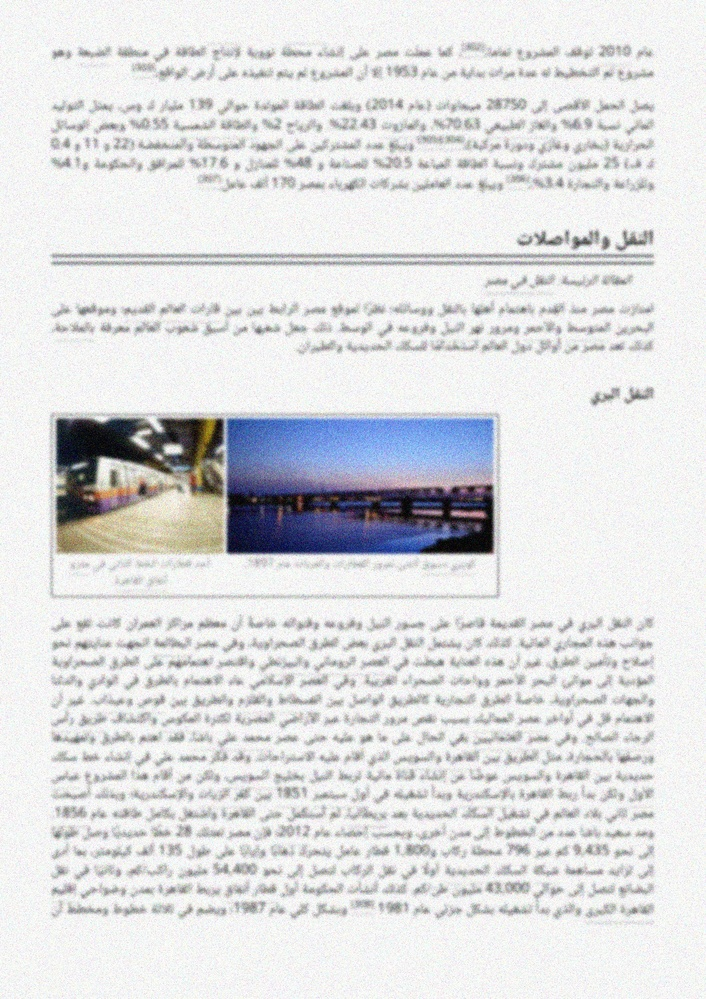
#> input picture lmao.jpg, 706 x 999 px, shrunk from 1200 x 1697 before the run
$ python -i deskew.py   (imports and definitions only)
#> lines starting #> are read from the running program, lines starting #| are printed output that depends on the picture; after the words box and inside, x2 and y2 are one past the last pixel; in counts of white or black regions, pixels touching at a corner belong together
import numpy as np
import os
import cv2
from sklearn.cluster import DBSCAN

# type alias
CV_Img = cv2.typing.MatLike
PointList = list[cv2.typing.Point]
PolygonList = list[PointList]
Areas = list[float]
Angle = float
Angles = list[Angle]
BBoxPropsList = tuple[PolygonList, PointList, Areas, Angles]


def int32_list(stuff) -> list:
    return np.array(stuff, dtype=np.int32).tolist()


def get_mean_deviation(
    angles: Angles, areas: Areas, DEBUG=True
) -> float:
    if DEBUG:
        print(f"angles: {angles}")

    # if just one element, return it
    if len(angles) == 1:
        return angles[0]
    elif len(angles) == 0:
        # if nothing, no rotation
        return 0
    data = np.array(angles).reshape(-1, 1)
    if DEBUG:
        print(f"reshaped: {data}")

    # eps = max distance within cluster, min_samples = minimum cluster size
    clustering = DBSCAN(eps=0.5, min_samples=2).fit(data)

    labels = clustering.labels_
    unique_labels = [l for l in set(labels) if l != -1]  # -1 = noise

    if DEBUG:
        print(f"uniq labels: {unique_labels}")

    if len(unique_labels) == 0:
        # if all labels are considered as noise
        # fix for cases like doc_02275.png
        # use angle of bbox with largest area
        index = areas.index(max(areas))
        return angles[index]
    # find largest cluster
    largest_label = max(
        unique_labels, key=lambda l: np.sum(labels == l)
    )
    largest_cluster = data[labels == largest_label].flatten()
    if DEBUG:
        print(f"cluster: {largest_cluster}")
    return float(np.mean(largest_cluster))


def blur_and_invert(img: CV_Img) -> CV_Img:
    gray = cv2.cvtColor(img, cv2.COLOR_BGR2GRAY)
    gray = cv2.GaussianBlur(gray, (9, 9), 0)
    gray = cv2.bitwise_not(gray)
    return gray


def get_skew_params(
    gray_img: CV_Img,
) -> BBoxPropsList:
    thresh = cv2.threshold(
        gray_img, 0, 255, cv2.THRESH_BINARY | cv2.THRESH_OTSU
    )[1]
    kernel_size = int(gray_img.shape[1] * 0.025)
    kernel = cv2.getStructuringElement(
        cv2.MORPH_RECT, (kernel_size, kernel_size)
    )
    dilate = cv2.dilate(thresh, kernel)
    contours, _ = cv2.findContours(
        dilate, cv2.RETR_LIST, cv2.CHAIN_APPROX_SIMPLE
    )

    img_area = gray_img.shape[0] * gray_img.shape[1]

    angles: Angles = []
    contour_bbox_coords: PolygonList = []
    contour_bbox_centers: PointList = []
    contour_bbox_area: Areas = []
    for contour in contours:
        rect = cv2.minAreaRect(contour)
        center, dims, angle = rect
        rect_area = dims[0] * dims[1]
        center = int32_list(center)
        if rect_area >= img_area * 0.01:
            # only consider large patches of boxes
            box: PointList = int32_list(cv2.boxPoints(rect))
            contour_bbox_coords.append(box)
            contour_bbox_centers.append(center)
            contour_bbox_area.append(rect_area)
            angle = angle - 180 + 90
            if (90 - abs(angle)) < 1:
                angle = 0
            elif angle < -45:
                angle = angle + 90  # fix for cases like doc_03764.png
            angles.append(angle)
    return (
        contour_bbox_coords,
        contour_bbox_centers,
        contour_bbox_area,
        angles,
    )


def deskew(
    original: CV_Img,
    DEBUG: bool =False
) -> tuple[CV_Img, BBoxPropsList, Angle]:
    height: int = original.shape[0]
    width: int = original.shape[1]
    img = blur_and_invert(original)
    bbox_props = get_skew_params(img)
    _, _, contour_bbox_area, angles = bbox_props
    deskewed = original.copy()

    # TODO: way to find optimum angle
    angle = get_mean_deviation(angles, contour_bbox_area, False)
    if DEBUG: print(f"rotating by {angle}")
    if (angle == 0):
        deskewed = original
    else:
        m = cv2.getRotationMatrix2D((width / 2, height / 2), angle, 1)
        deskewed = cv2.warpAffine(
            deskewed, m, (width, height), borderValue=(255, 255, 255)
        )
    return (
        deskewed,
        bbox_props,
        angle,
    )


# [90 lines left out: functions annotate_skews, deskew_image, deskew_and_write, not called in this run]

>>> import cv2
>>> picture = cv2.imread('lmao.jpg')
#> picture is the input picture: shape (999, 706, 3); mean B, G, R 224.3, 222.8, 222.1
>>> result = deskew(picture)
#> in blur_and_invert, `gray = cv2.cvtColor(img, cv2.COLOR_BGR2GRAY)`:
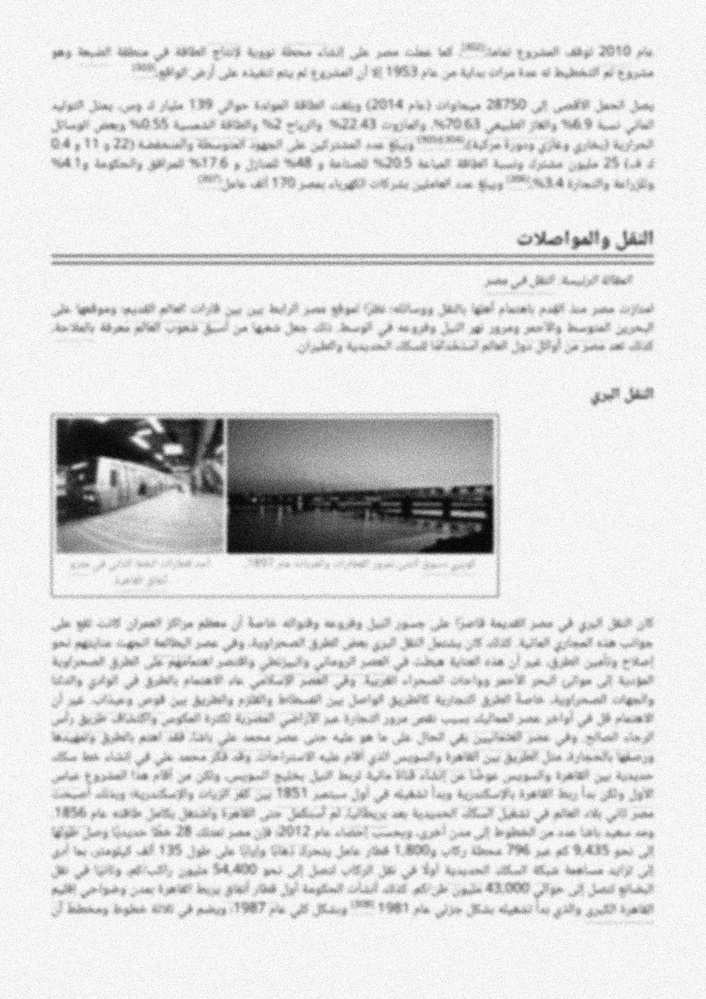
#> gray: shape (999, 706); min 0, max 255, mean 222.7
#> in blur_and_invert, `gray = cv2.bitwise_not(gray)`:
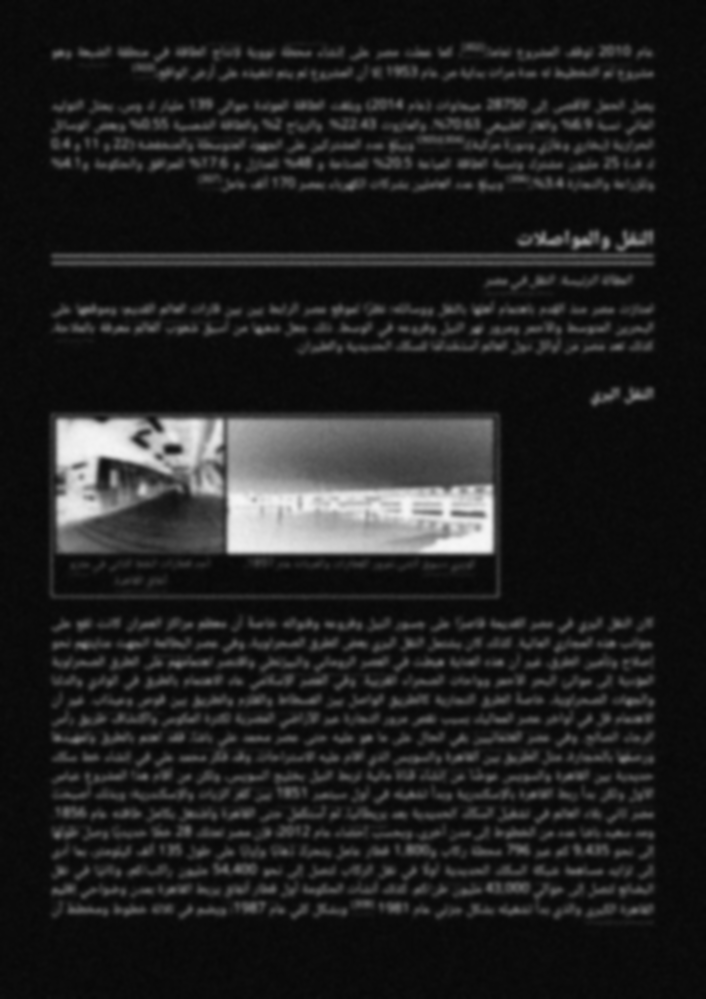
#> gray: shape (999, 706); min 7, max 247, mean 32.3
#> in get_skew_params, `thresh = cv2.threshold( gray_img, 0, 255, cv2.THRESH_BINARY | cv2.THRE..`:
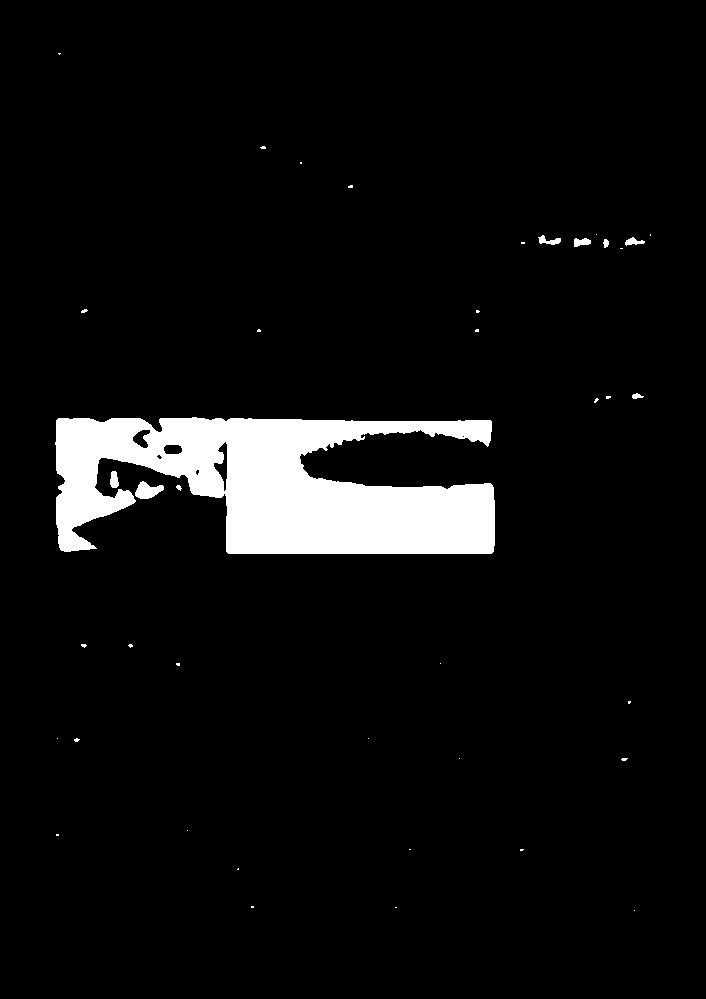
#> thresh: shape (999, 706); 5.7% white; 41 white regions (32 under 20 px), largest, box (x1, y1, x2, y2) and area: (55, 417, 495, 554) 39419, (135, 481, 164, 499) 320, (110, 471, 119, 488) 119
#> in get_skew_params, `dilate = cv2.dilate(thresh, kernel)`:
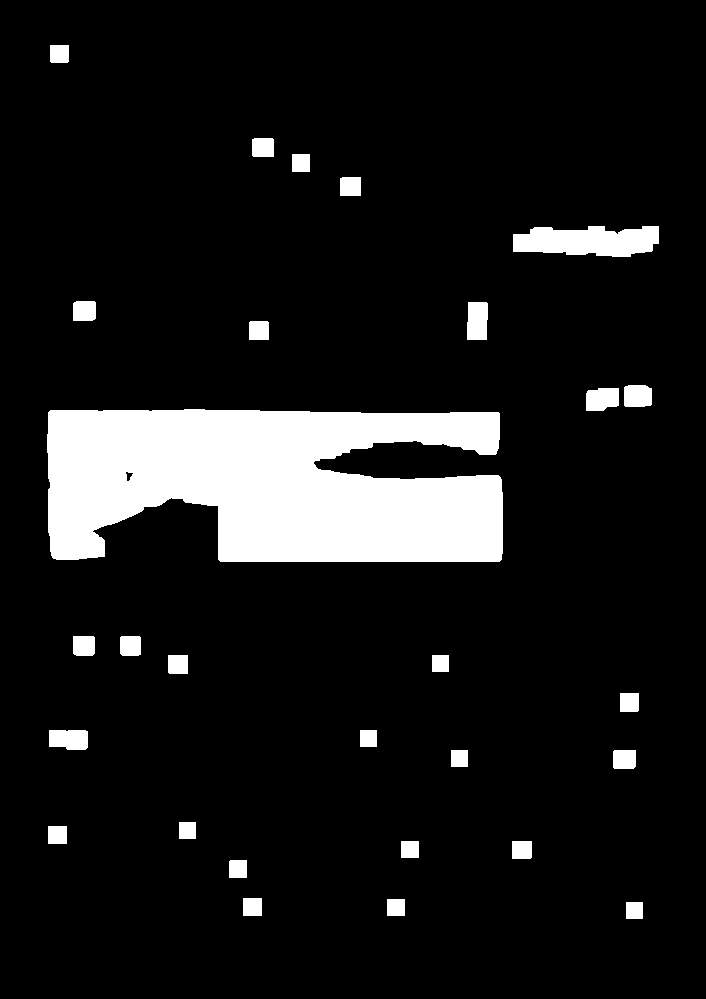
#> dilate: shape (999, 706); 10.1% white; 28 white regions
#> in get_skew_params, `contours, _ = cv2.findContours( dilate, cv2.RETR_LIST, cv2.CHAIN_APPRO..`: contours = 29 contours; largest, box (x1, y1, x2, y2) and area: (47, 409, 503, 562) 56301, (513, 226, 659, 257) 3378, (467, 302, 488, 340) 700, (49, 730, 88, 750) 666, (586, 388, 619, 411) 624
#> the loop in get_skew_params, `for contour in contours:` made 29 passes
#> (rect, center, rect_area, box) on pass 19: (((274.5, 485), (152, 455), -90), [274, 485], 69160, [[502, 561], [47, 561], [47, 409], [502, 409]])
#> (rect, center, rect_area) on passes 4, 5, 12, 15, 16, 17: (((237.5, 868.5), (17, 17), -90), [237, 868], 289), (((521.5, 849.5), (17, 19), -90), [521, 849], 323), (((68, 739.5), (19, 38), -90), [68, 739], 722), (((177.5, 664), (18, 19), -90), [177, 664], 342), (((130, 645.5), (19, 20), -90), [130, 645], 380), (((83.5, 645.5), (19, 21), -90), [83, 645], 399)
#> after the loop in get_skew_params, `for contour in contours:`: angles = [0]; contour_bbox_area = [69160]; contour_bbox_centers = [[274, 485]]; contour_bbox_coords = [[[502, 561], [47, 561], [47, 409], [502, 409]]]
#> in deskew, `_, _, contour_bbox_area, angles = bbox_props`: contour_bbox_area = [69160]; angles = [0]
#> in deskew, `angle = get_mean_deviation(angles, contour_bbox_area, False)`: angle = 0
